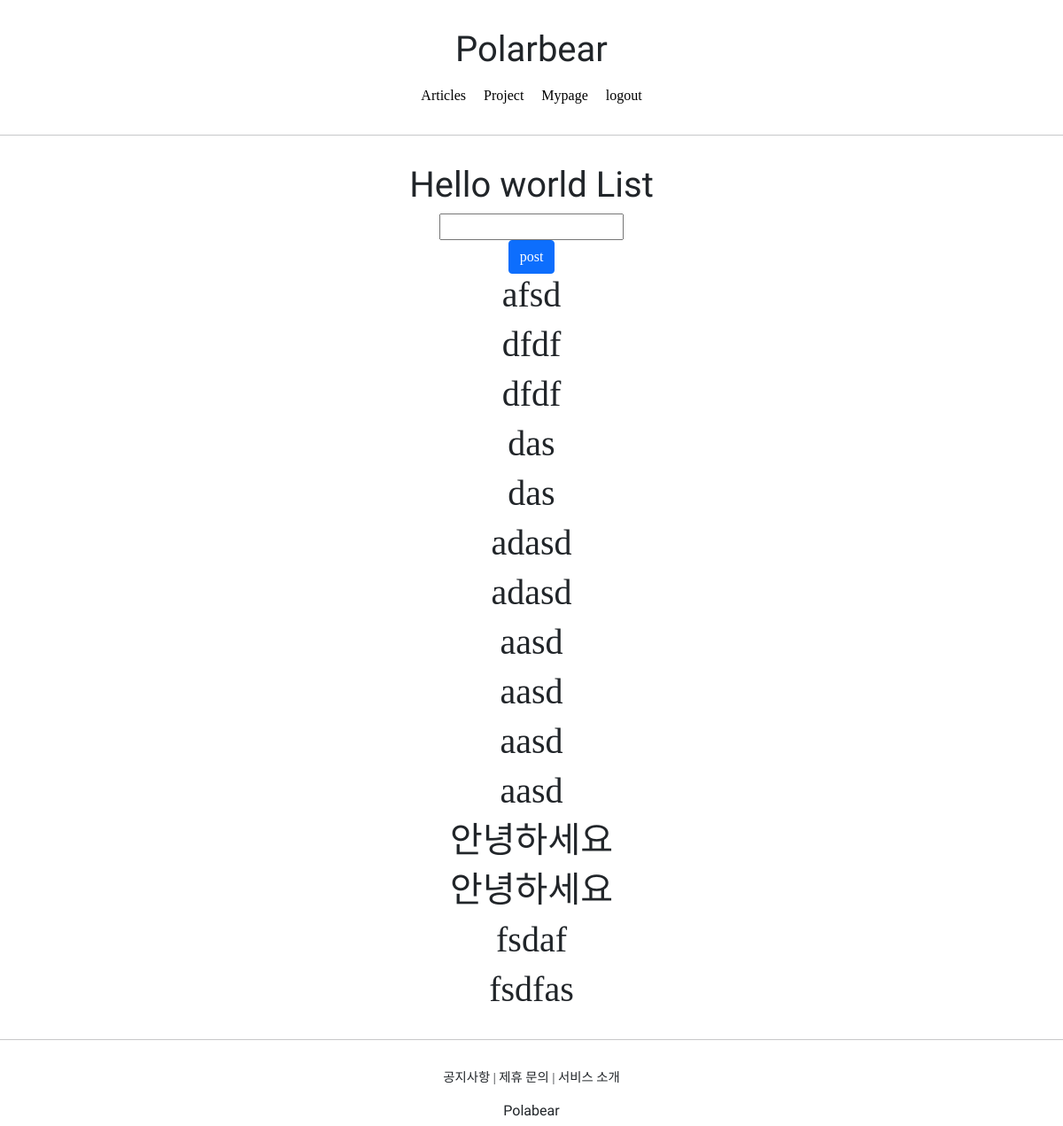
The app's page /accounts/hello_world/ (signed in) with its own data.
### accountapp/models.py (models this page shows)
class HelloWorld(models.Model):
    text = models.CharField(max_length=255, null=False)

### accountapp/views.py (the view)
# urls.py: path('hello_world/', hello_world, name='hello_world'),
@login_required
def hello_world(request):
    if request.method == 'POST':
        temp = request.POST.get('hello_world_input')
        new_hello_world = HelloWorld()
        new_hello_world.text = temp
        new_hello_world.save()
        return HttpResponseRedirect(reverse('accountapp:hello_world'))
    else:
        hello_world_list = HelloWorld.objects.all()
        return render(request, 'accountapp/hello_world.html', context={'hello_world_list':hello_world_list})

### accountapp/templates/accountapp/hello_world.html (shortened to what this page needs)
{% extends 'base.html' %}
{% block content %}
    <div style="border-radius: 1rem; margin: 2rem; text-align: center">
        <h1 style="font-family: 'Shadows Into Light', cursive;">
            Hello world List
        </h1>
        <form action="/accounts/hello_world/" method="post">
            <div>
                <input type="text" name="hello_world_input">
            </div>
            <input type="submit" class="btn btn-primary" value="post">
        </form>
        {% if hello_world_list %}
                {% for hello_world in hello_world_list %}
            <h1>
                {{ hello_world.text }}
            </h1>
                {% endfor %}
        {% endif %}
    </div>
{% endblock %}

### records on screen
HelloWorld: text "afsd"
HelloWorld: text "dfdf"
HelloWorld: text "dfdf"
HelloWorld: text "das"
HelloWorld: text "das"
HelloWorld: text "adasd"
HelloWorld: text "adasd"
HelloWorld: text "aasd"
HelloWorld: text "aasd"
HelloWorld: text "aasd"
HelloWorld: text "aasd"
HelloWorld: text "안녕하세요"
HelloWorld: text "안녕하세요"
HelloWorld: text "fsdaf"
HelloWorld: text "fsdfas"
